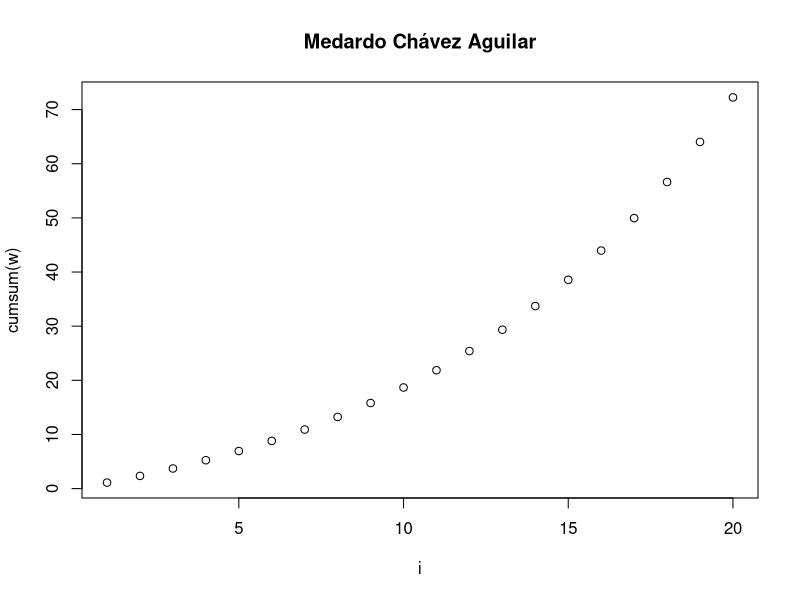
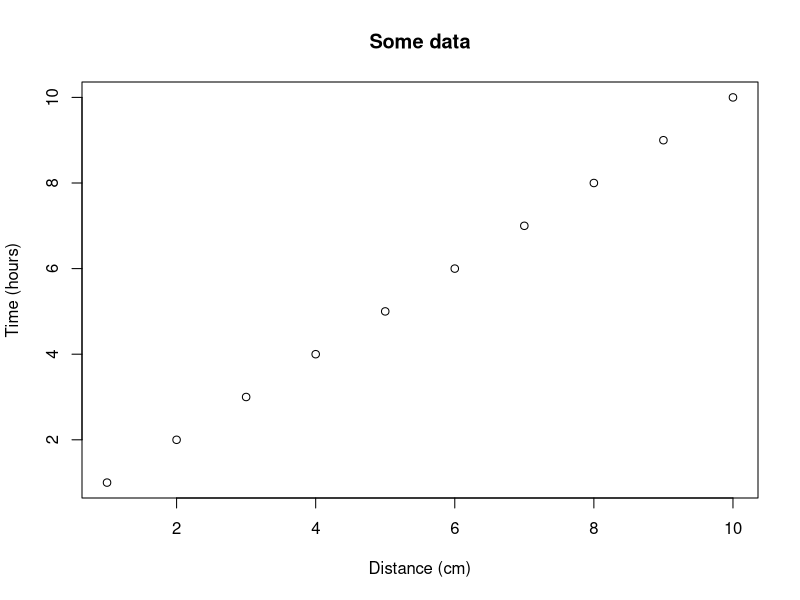
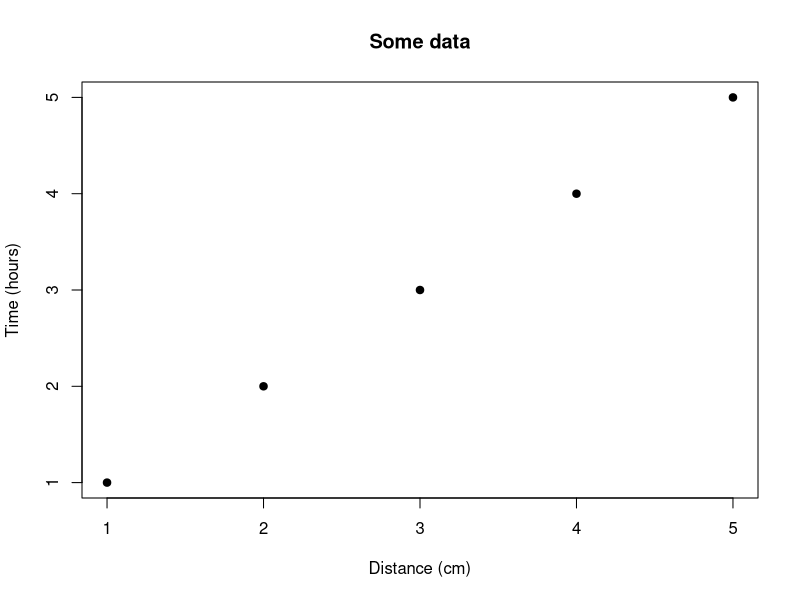

Here is the R script that generated these plots, in order:
## ---- chunk 1
knitr::opts_chunk$set(echo = TRUE) # By default, show code; set to FALSE to hide it
knitr::opts_chunk$set(fig.pos = 'H') # Places figures on pages separate from text
knitr::opts_chunk$set(out.width = '100%', dpi=300) # Figure resolution and size
knitr::opts_chunk$set(fig.env = "figure") # Latex figure environment
## ---- chunk 2
n <- 0.9
i <- (1:20)
w <- (1/n^i)
  
plot(i, cumsum(w), 
     main = "Medardo Chávez Aguilar")

## ---- chunk 3
plot(1:10, main = "Some data", xlab = "Distance (cm)", 
     ylab = "Time (hours)")
## ---- chunk 4
plot(1:5, pch = 19, main = "Some data", xlab = "Distance (cm)", 
     ylab = "Time (hours)")
## ---- chunk 5
df = data.frame(ID = 1:3, code = letters[1:3])

# Creates tables that follow OUP guidelines using xtable
library(xtable) 
print(xtable(df, caption = "This is the table caption", 
             label = "tab:tab1"), comment = FALSE)
## ---- chunk 6
df = data.frame(ID = 1:3, code = letters[1:3])

# kable can alse be used for creating tables
knitr::kable(df, caption = "This is the table caption", format = "latex",
             booktabs = TRUE, label = "tab2")
## ---- chunk 7
x<-1
equation1<-log(exp(1))+((sin(x)^2)+(cos(x)^2))
equation1

n<- seq(0:50000)
equation2 <- sum(1/2^n)
equation2

equation1>equation2

## ---- chunk 8
x<-1
eq<- log(exp(x))+(sin(x)^2)+(cos(x)^2) 
eq

n<- seq_len(1000)
eq3 <- sum(1/2^n)
eq3

is.it.true <- eq > eq3
if(is.it.true == TRUE) {print ("Equation is true!")}
if(is.it.true == FALSE) {print("Equation is false!")}
